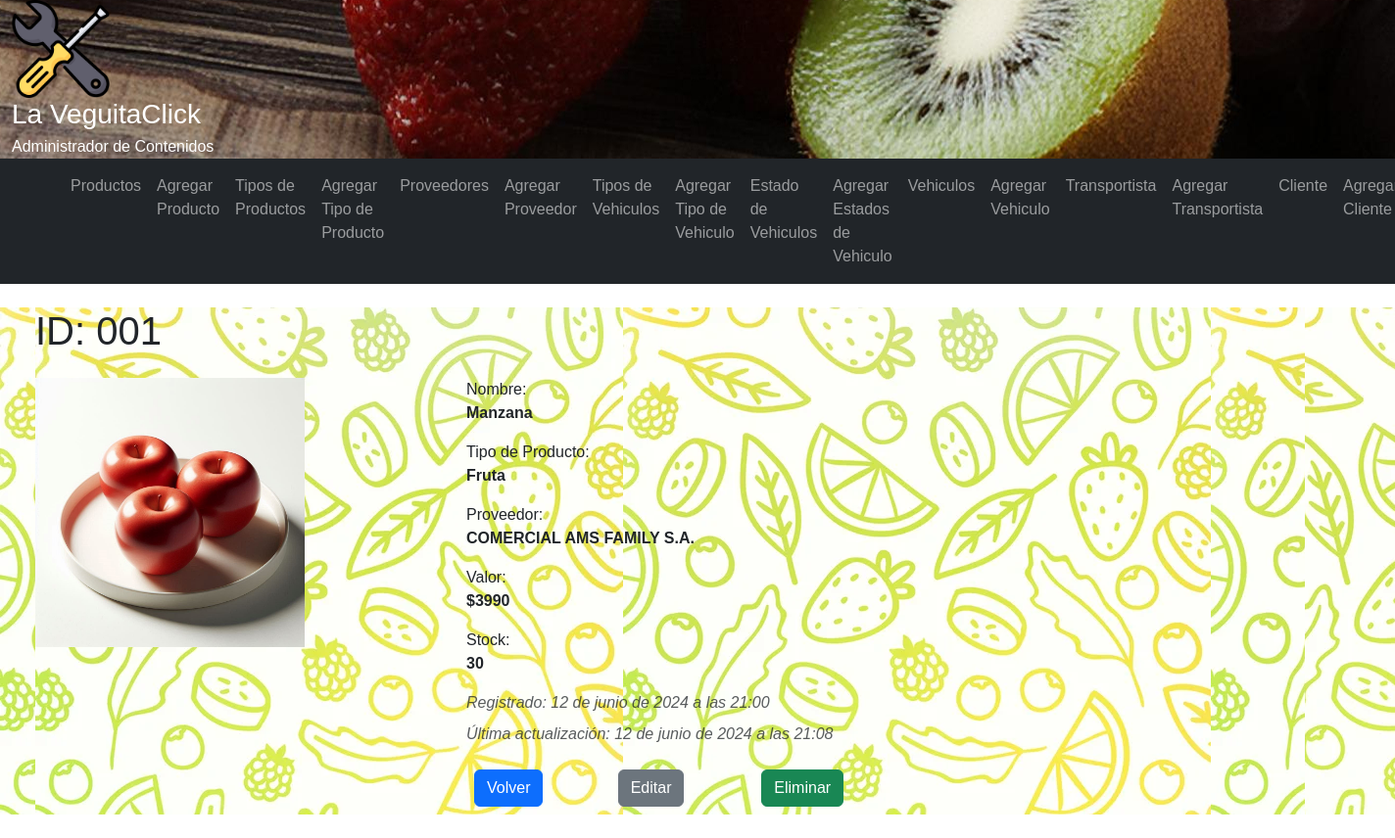
The page /crud/producto/detail/001 on the database its author committed.
### crud/models.py (models this page shows, shortened)
class Producto(models.Model):
    idProducto = models.CharField(primary_key=True,verbose_name='ID',max_length=20)
    name = models.CharField(verbose_name='Nombre',max_length=250)
    tipo = models.ForeignKey(TipoProducto,verbose_name='Tipo de Producto',on_delete=models.CASCADE)
    proveedor = models.ForeignKey(Proveedor,verbose_name='Proveedor',on_delete=models.CASCADE)
    value = models.IntegerField(verbose_name='Valor')
    stock = models.IntegerField(verbose_name='Stock')
    image = models.ImageField(verbose_name='Imagen',upload_to='producto',null=True,blank=True)
    created_at = models.DateTimeField(verbose_name='Fecha creación', auto_now_add=True)
    updated_at = models.DateTimeField(verbose_name='Fecha actualización', auto_now=True)
    class Meta:
        verbose_name = 'producto'
        verbose_name_plural = 'productos'

class TipoProducto(models.Model):
    tipo = models.CharField(verbose_name='Tipo de Producto', max_length=50)
    created_at = models.DateTimeField(verbose_name='Fecha creación', auto_now_add=True)
    updated_at = models.DateTimeField(verbose_name='Fecha actualización', auto_now=True)
    class Meta:
        verbose_name = 'tipo de producto'
        verbose_name_plural = 'tipo de productos'
        ordering = ['id']
    def __str__(self) -> str:
        return self.tipo

class Proveedor(models.Model):
    proveedor = models.CharField(verbose_name='Proveedor', max_length=50)
    direccion = models.CharField(verbose_name='Direccion',max_length=100)
    rut = models.CharField(verbose_name='Rut',max_length=12)
    created_at = models.DateTimeField(verbose_name='Fecha creación', auto_now_add=True)
    updated_at = models.DateTimeField(verbose_name='Fecha actualización', auto_now=True)
    class Meta:
        verbose_name = 'proveedor'
        verbose_name_plural = 'proveedores'
        ordering = ['proveedor']
    def __str__(self) -> str:
        return self.proveedor

### crud/views.py (the view)
# urls.py: path('producto/detail/<str:producto_id>', producto_detail, name="producto-detail"),
def producto_detail(request, producto_id):
    try:
        producto = Producto.objects.get(idProducto = producto_id )
        if producto:
            context = {'producto':producto}
            return render(request,'crud/producto-detail.html',context)
        else:
            return redirect(reverse('producto') + '?lala')
    except:
        return redirect(reverse('producto') + '?FAIL')

### crud/templates/crud/producto-detail.html (shortened to what this page needs)
{% extends 'crud/base.html' %}
{% load static %}
{% block main_content %}
<div class="container m-4">
<main>
    <div class="row mb-3">
        <h1>ID: {{producto.idProducto}}</h1>
    </div>
    <div class="row">
        <div class="col-md-4">
            {% if producto.image %}
            <img class="img-detail" src="{{producto.image.url}}" alt="{{joyeria.name}}">
            {% else%}
            <img class="img-detail" src="{% static 'crud/img/image_not_found.jpg' %}" alt="INF">
            {% endif %}
        </div>
        <div class="col-md-8">
            <ul class="list-unstyled">
                <li class="mb-2">Nombre: <p class="fw-bold">{{producto.name}}</p></li>
                <li class="mb-2">Tipo de Producto: <p class="fw-bold">{{producto.tipo}}</p></li>
                <li class="mb-2">Proveedor: <p class="fw-bold">{{producto.proveedor}}</p></li>
                <li class="mb-2">Valor: <p class="fw-bold">${{producto.value}}</p></li>
                <li class="mb-2">Stock: <p class="fw-bold">{{producto.stock}}</p></li>
                <li class="mb-2 text-muted fst-italic">Registrado: {{producto.created_at}}</li>
                <li class="mb-2 text-muted fst-italic">Última actualización: {{producto.updated_at}}</li>
            </ul>
            <div class="row">
                <div class="col-2">
                    <a class="btn btn-primary m-2" href="{% url 'producto' %}">Volver</a>
                </div>
                <div class="col-2">
                    <a class="btn btn-secondary m-2" href="{% url 'producto-edit' producto_id=producto.idProducto %}">Editar</a>
                </div>
                <div class="col-2">
                    <a class="btn btn-success m-2 modal-borrar" data-bs-toggle="modal"
                    data-bs-target="#staticBackdrop"
                    data-href="{% url 'producto-delete' producto_id=producto.idProducto %}">
                    Eliminar
                    </a>
                </div>
            </div>
        </div>
    </div>
</main>
</div>
{% endblock %}

### crud/static/crud/css/styles.css (style rules this page uses)
.img-detail { height: 275px; width: 275px; }
body { margin: 0px; padding: 0px; font-family: Verdana, Geneva, Tahoma, sans-serif; }
main { background: url("img/bg-page.jpg"); background-color: white; }

### rows shown on the page
Producto: idProducto "001", image (picture), name "Manzana", tipo "Fruta", proveedor "COMERCIAL AMS FAMILY S.A.", value "3990", stock "30", created_at "12 de junio de 2024 a las 21:00", updated_at "12 de junio de 2024 a las 21:08"
